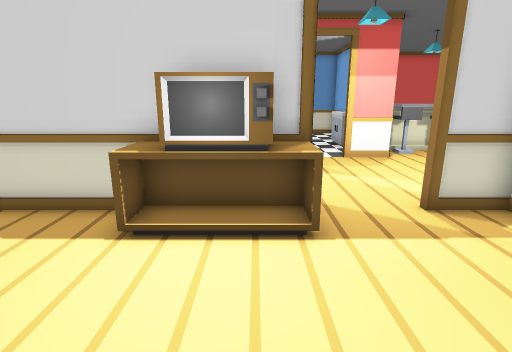
view 1 (above)

18 first-person views from a walk through a 3-D level made in the Unity game engine. The camera is 1.2 m above the floor, tilts 14° down and sees 80° across. Doors are open. The floor is counted in squares, 0.5 m on a side. Each view is taken from the middle of a square. On the plan, view 1 faces up. The plan holds only what a view shows up to about 19 squares ahead; the rest is blank. Some animated figures are left out.

view 2
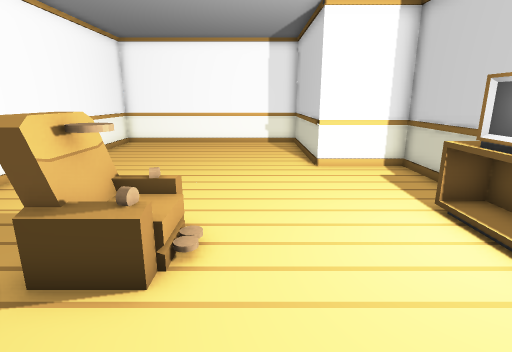

view 3
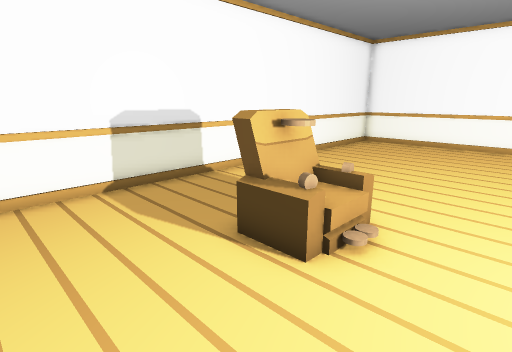

view 4
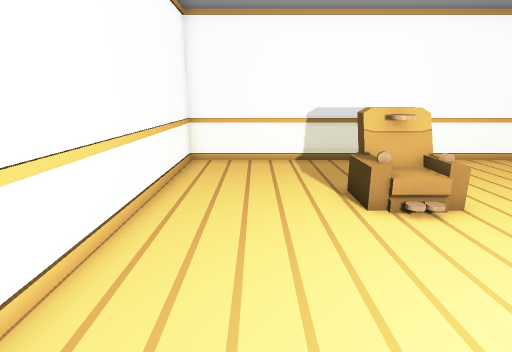

view 5
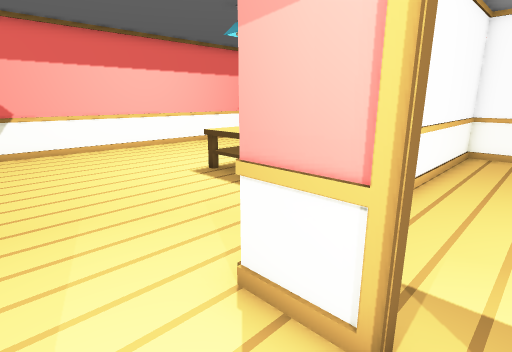

view 6
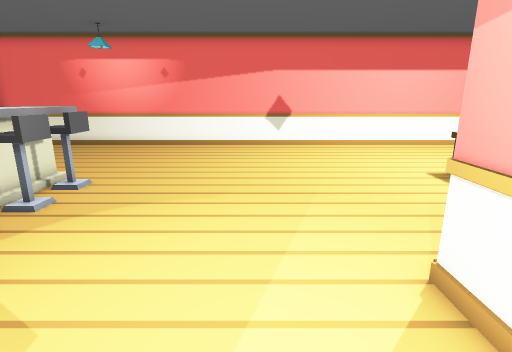

view 7
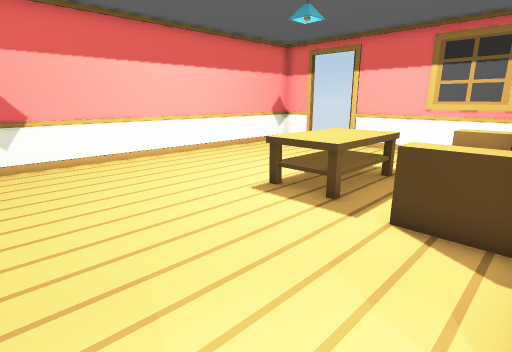

view 8
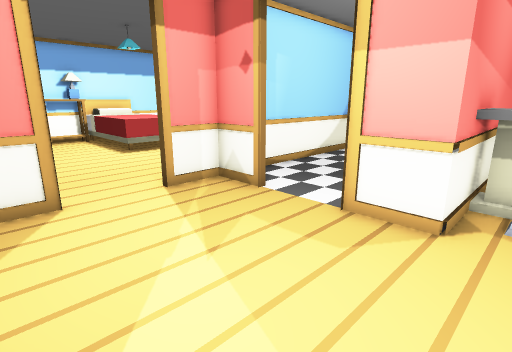

view 9
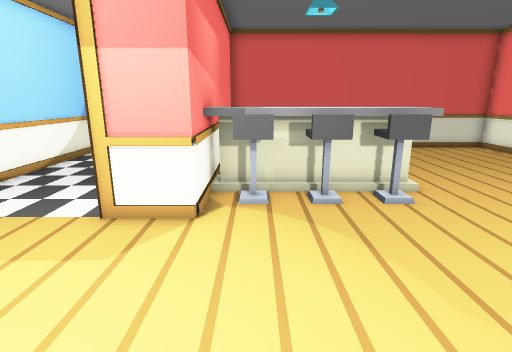

view 10
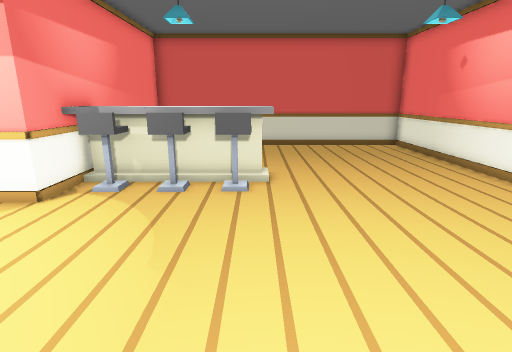

view 11
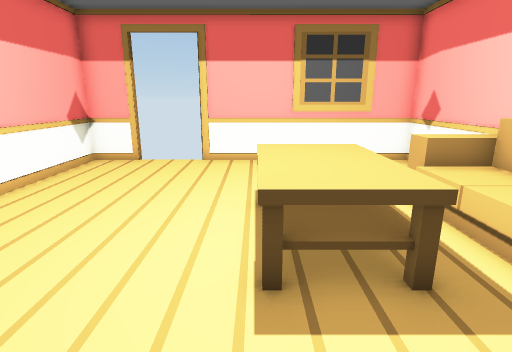

view 12
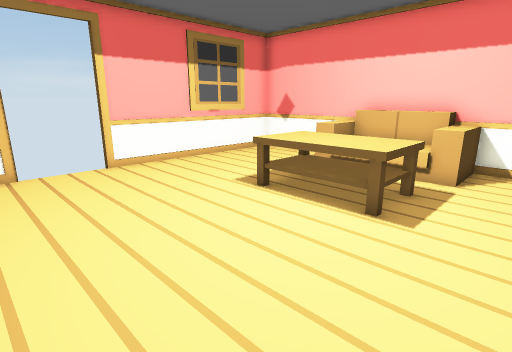

view 13
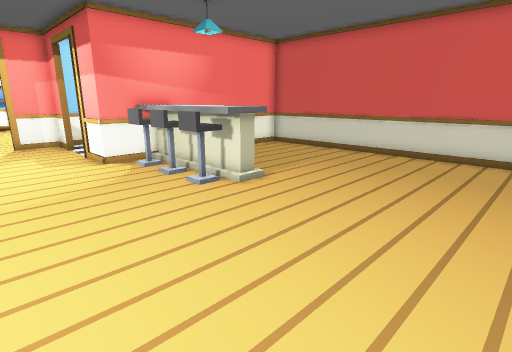

view 14
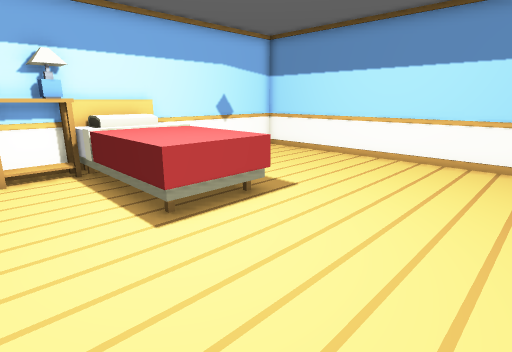

view 15
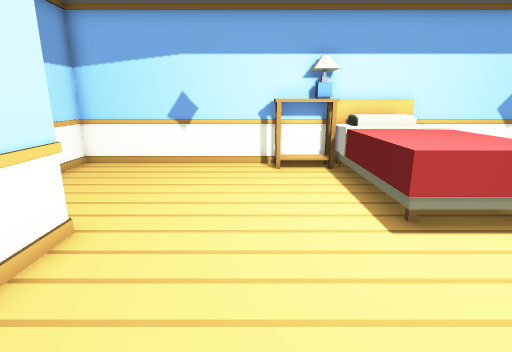

view 16
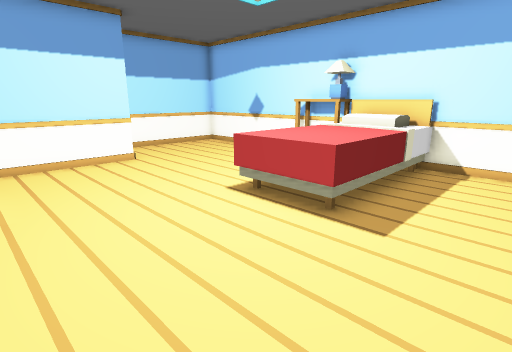

view 17
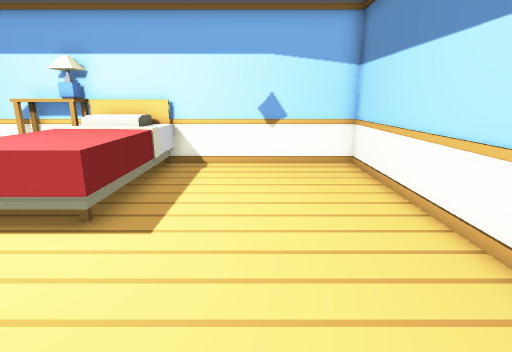

view 18
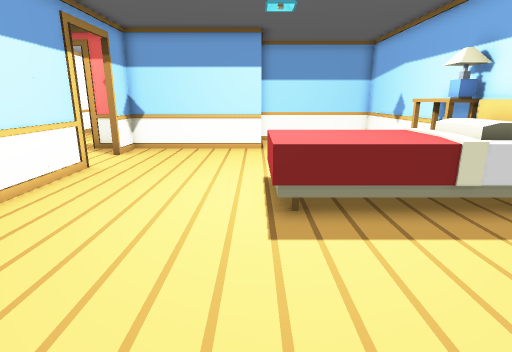

### Floor plan
Points are (right, up) in squares from view 1. A wall is a line through its corners. A room is listed if a view was taken in it or the views show most of it. See-through windows are left out.
Room 1 (views 1, 2, 3, 4)
walls: (1.2, 6.5) (-7.3, 6.5) (-7.3, 3.3) (-13.8, 3.3); (5.6, 6.5) (3.8, 6.5); (5.7, -6.5) (5.7, 3.2); (-13.8, 3.1) (-13.8, -6.4) (5.9, -6.4)
ways out: opening at (2.5, 7) to room 2; open door at (4, 5)
objects: other object (-2, 5) to (0, 6); chair (-1, -3); disc (-1, -2); table (1, 5) to (1, 6)
Room 2 (views 5, 6, 7, 8, 9, 10, 11, 12, 13)
walls: (5.7, 4.1) (5.7, -6.5); (3.7, 6.6) (5.7, 6.6); (1.2, 13) (-0.9, 13); (0.2, 6.6) (1.2, 6.6); (-0.8, 8.5) (-0.8, 7.4); (16.8, -6.4) (18.7, -6.4) (18.7, 22.8) (5.7, 22.8) (5.7, 13) (3.8, 13); (5.9, -6.4) (14.2, -6.4); (-0.8, 21.2) (-0.8, 11)
ways out: opening at (2.5, 7) to room 1; open door at (-1, 10) to room 3; open door at (15.5, -6.5); gap at (1, 13); gap at (4, 13)
objects: carpet (2, 13) to (3, 13); bench (6, 15) to (11, 16); sofa (7, -2) to (8, -2); stool (7, 14); stool (8, 14) to (9, 14); table (10, -1) to (12, 3); stool (10, 14) to (11, 14)
Room 3 (views 14, 15, 16, 17, 18)
walls: (-7.4, 6.6) (-0.8, 6.6) (-0.8, 8.4); (-0.8, 11.1) (-0.8, 14.9); (-3, 22.8) (-13.8, 22.8) (-13.8, 3.1); (-13.9, 3.3) (-7.4, 3.3)
ways out: open door at (-1, 10) to room 2
objects: shelf (-13, 11); lamp (-13, 12) to (-13, 13); bed (-13, 13) to (-7, 16)

Positions as (right, up) in squares from view 1, and headings:
1: (0, 0), facing up
2: (4, 1), facing left
3: (4, 2), facing down-left
4: (3, 6), facing down
5: (3, 9), facing down-right
6: (2, 9), facing right
7: (6, 9), facing down-right
8: (7, 7), facing up-left
9: (7, 7), facing up
10: (11, 6), facing up
11: (12, 6), facing down
12: (18, 5), facing down-left
13: (18, 9), facing up-left
14: (-2, 10), facing up-left
15: (-2, 10), facing left
16: (-2, 19), facing down-left
17: (-2, 19), facing left
18: (-7, 22), facing down
